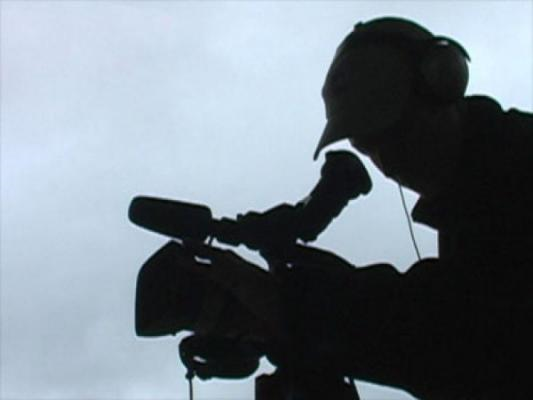
#> input picture midterm/pic.png, 533 x 400 px
$ jupyter execute Task3.ipynb   (shell and % lines are left out)
#> lines starting #> are read from the running program, lines starting #| are printed output that depends on the picture
[cell 1]
import matplotlib.pyplot as plt
import matplotlib.image as img
from scipy import ndimage
import cv2
from scipy import misc

from PIL import Image
import numpy as np

image = cv2.imread('./pic.png')
#> image is the input picture: shape (400, 533, 3); mean B, G, R 136.4, 127.4, 117.2
img = cv2.cvtColor(image, cv2.COLOR_BGR2GRAY)
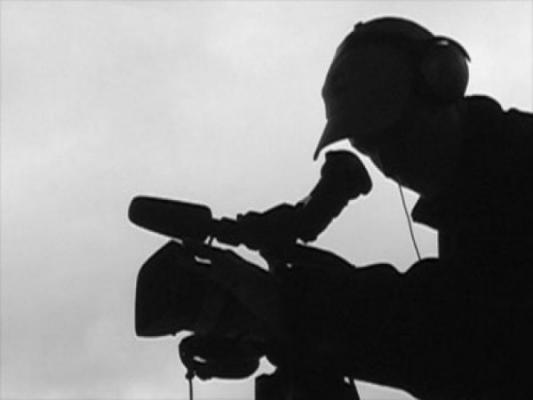
#> img: shape (400, 533); min 0, max 250, mean 125.4


row,col= img.shape
#> row = 400; col = 533
gauss = np.random.normal(0,15,(row,col))
gauss = gauss.reshape(row,col)
noisy = img + gauss
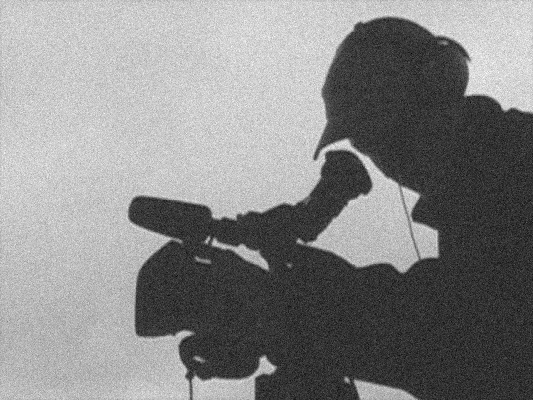
#> noisy: shape (400, 533) float64; min -56.9, max 289.3, mean 125.5; drawn with min black and max white
fmin = noisy.min()
#> fmin = -56.9
fmax = noisy.max()
#> fmax = 289.3
noisy = (noisy-fmin)/(fmax-fmin)


fig = plt.figure(figsize=(15,10))
ax1 = plt.subplot(1, 3, 1)
ax2 = plt.subplot(1, 3, 2)
ax3 = plt.subplot(1, 3, 3)


ax1.set_title('Filter')
ax1.imshow(noisy,cmap='gray')

ax2.set_title('Original')
ax2.imshow(img,cmap='gray')

ax3.set_title('Difference')
ax3.imshow(img-noisy,cmap='gray')
plt.show()
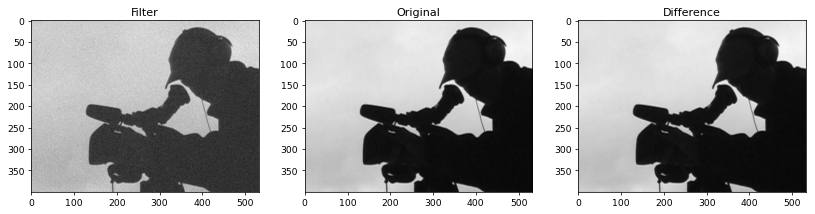
#> figure drawn by matplotlib, 3 panels

[cell 2]
fig = plt.figure(figsize=(15,10))
ax1 = plt.subplot(1, 3, 1)
ax2 = plt.subplot(1, 3, 2)
ax3 = plt.subplot(1, 3, 3)

flt = ndimage.median_filter(noisy, 3)
fmin = flt.min()
#> fmin = 0.105
fmax = flt.max()
#> fmax = 0.921
flt = (flt-fmin)/(fmax-fmin)
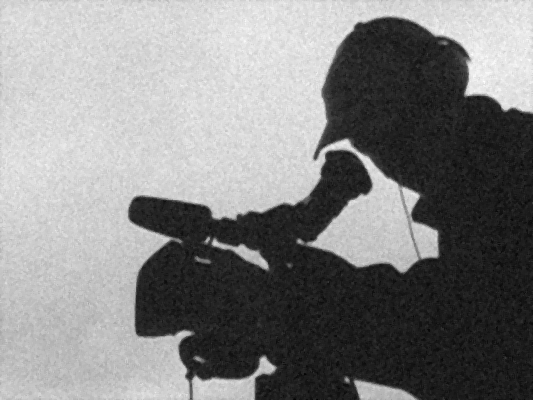
#> flt: shape (400, 533) float64; min 0, max 1, mean 0.517


ax1.set_title('Filter')
ax1.imshow(flt,cmap='gray')

ax2.set_title('Original')
ax2.imshow(noisy,cmap='gray')

ax3.set_title('Difference')
ax3.imshow(img-flt,cmap='gray')
plt.show()
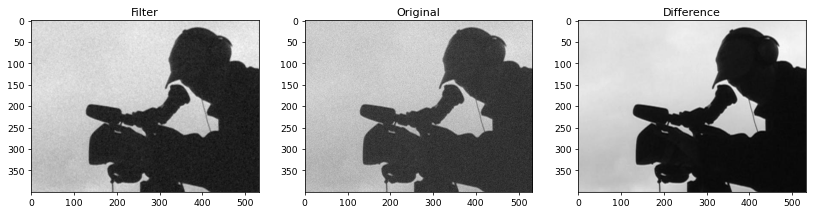
#> figure drawn by matplotlib, 3 panels

$ run again, with midterm/res.png copied over midterm/pic.png
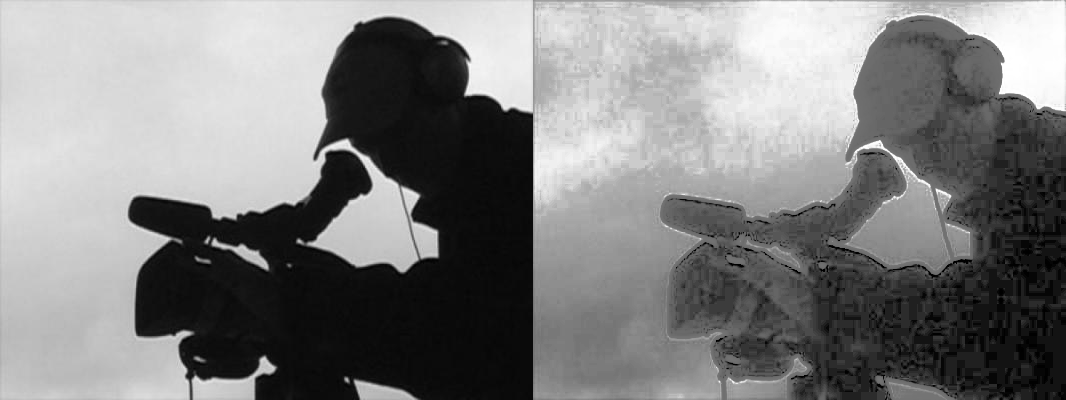
#> input picture midterm/res.png, 1066 x 400 px
#> image is the input picture: shape (400, 1066, 3); min 0, max 255, mean 127.8
#> `noisy = img + gauss`:
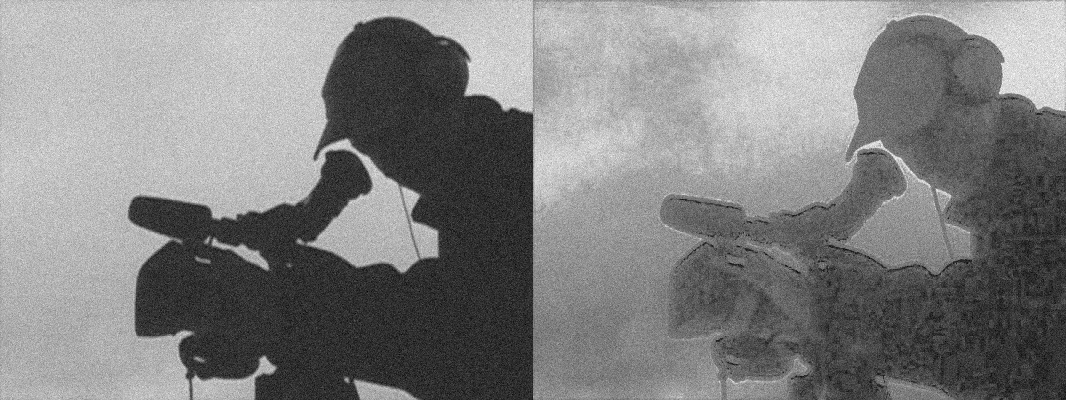
#> noisy: shape (400, 1066) float64; min -54.68, max 304, mean 127.9; drawn with min black and max white
#> `fmin = noisy.min()`: fmin = -54.68
#> `fmax = noisy.max()`: fmax = 304
#> `fmin = flt.min()`: fmin = 0.103
#> `fmax = flt.max()`: fmax = 0.917
#> `plt.show()`:
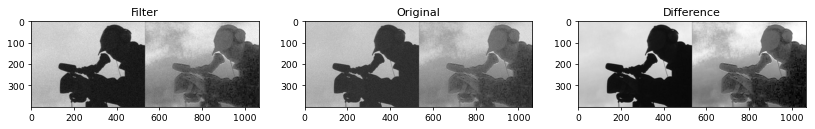
#> figure drawn by matplotlib, 3 panels
